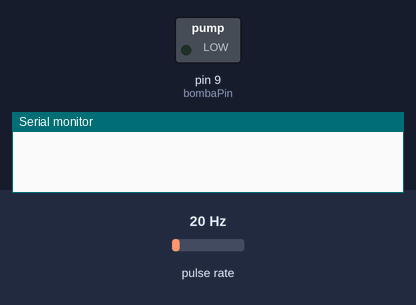
This sketch was run on a simulated Arduino Uno, built with avr-gcc and run on an emulated ATmega328P. Shown: switched loads named in the sketch (green lamp = pin HIGH), the last lines printed to the serial monitor. Wiring (inferred from the names in the program): pulse sensor: data pin 2. Inputs (shaded band) come from the test bench; at power-on: pulse rate 20 Hz.

Above: at 0.1 s.
At 1.2 s:
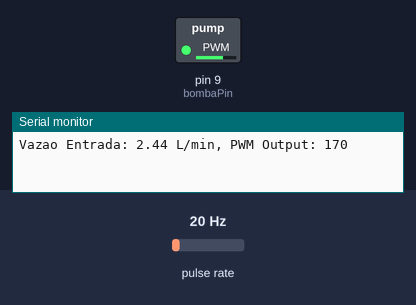
1.3 s: pulse rate (sensor on pin 2) set to 4 Hz
4.3 s: pulse rate (sensor on pin 2) set to 196 Hz
At 6.5 s:
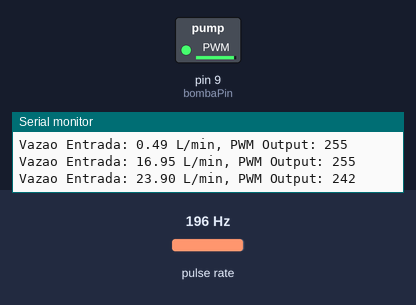
Timing chart, 0 to 10.5 s (numbered marks = the images above; inputs shaded):
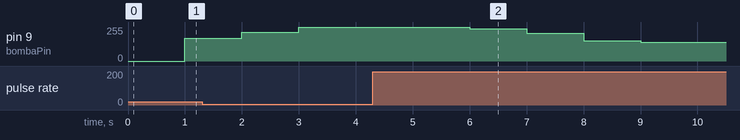

The sketch:

trabalho.ino
```cpp
const int sensorPin = 2;  // Pino de entrada do sensor de fluxo (pulso)
const int bombaPin = 9;   // Pino de controle da bomba
const float vazaoControlada = 10; // Vazão desejada em L/min

volatile int pulseCount = 0;
unsigned long lastTime = 0;
float vazaoEntrada = 0.0;
float integral = 0;
float erro = 0;
int pwmOutput = 140;

void pulseCounter() {
    pulseCount++;
}

void setup() {
    pinMode(sensorPin, INPUT_PULLUP);
    pinMode(bombaPin, OUTPUT);
    Serial.begin(9600);
    attachInterrupt(digitalPinToInterrupt(sensorPin), pulseCounter, RISING);
}

void loop() {
    unsigned long currentTime = millis();
    if (currentTime - lastTime >= 1000) {
        detachInterrupt(digitalPinToInterrupt(sensorPin));


        vazaoEntrada = (pulseCount / 8.2);
        pulseCount = 0;
        erro = vazaoControlada - vazaoEntrada;
        integral = integral + erro;
        lastTime = currentTime;

        pwmOutput = pwmOutput + 2.5*erro + 1.5*integral;
        if(pwmOutput>255){
          pwmOutput = 255;
        }
        if(pwmOutput<140){
          pwmOutput = 140;
        }


        analogWrite(bombaPin, pwmOutput);

        Serial.print("Vazao Entrada: ");
        Serial.print(vazaoEntrada);
        Serial.print(" L/min, PWM Output: ");
        Serial.print(pwmOutput);
        Serial.println();

        attachInterrupt(digitalPinToInterrupt(sensorPin), pulseCounter, RISING);
    }
}
```

Measured:
- after the input at 4.3 s, pin 9 (bombaPin): 255/255 → 242/255 after 1.7 s, → 208/255 1.0 s later, → 153/255 1.0 s later, → 140/255 1.0 s later
